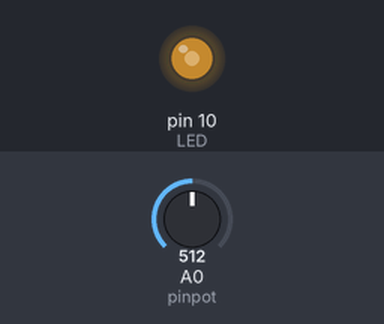
A sketch run on a simulated Arduino Uno, built with avr-gcc and run on an emulated ATmega328P. On the bench: output pins drawn as LEDs (lit = HIGH). The inputs (shaded band) are chosen by the test bench; at power-on: A0 (pinpot) = 512. What the sketch prints to the serial monitor is not drawn.

Above: at 5.8 s.
5.9 s: A0 (pinpot) set to 716
At 11.2 s:
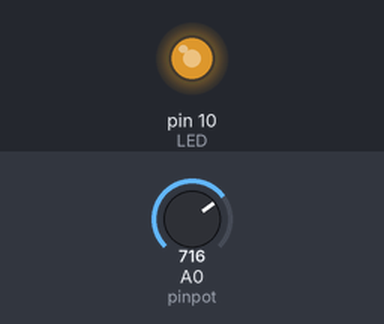
11.9 s: A0 (pinpot) set to 900
At 16.3 s:
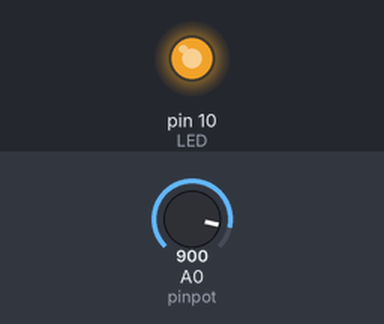
17.9 s: A0 (pinpot) set to 122
At 21.3 s:
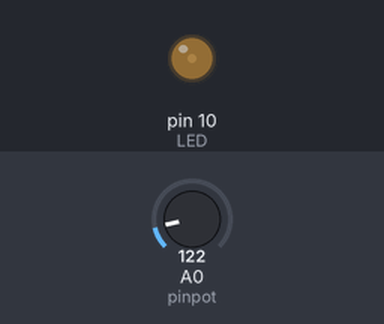
23.9 s: A0 (pinpot) set to 0
At 26.3 s:
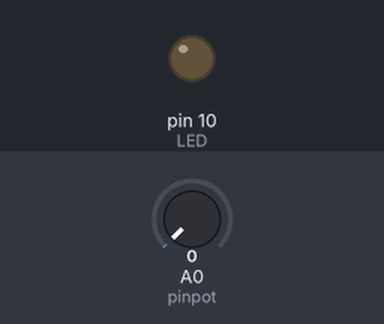
29.9 s: A0 (pinpot) set to 511
At 31.4 s:
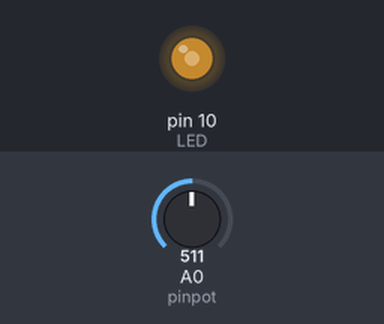
Timing chart, 0 to 32.9 s (numbered marks = the images above; inputs shaded):
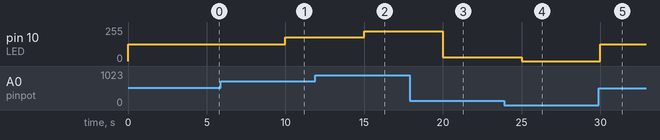

Measured:
- after the input at 5.9 s, pin 10 (LED): 127/255 → 178/255 after 4.1 s
- after the input at 11.9 s, pin 10 (LED): 178/255 → 224/255 after 3.1 s
- after the input at 17.9 s, pin 10 (LED): 224/255 → 30/255 after 2.1 s
- after the input at 23.9 s, pin 10 (LED): 30/255 → 0/255 after 1.1 s
- after the input at 29.9 s, pin 10 (LED): 0/255 → 127/255 after 0.11 s

The sketch:

sketch_apr02c.ino
```cpp
int pinpot=A0;
int LED=10;
int ReadValue;
float WriteValue;
float Voltage;

void setup() {
 Serial.begin(9600);
 pinMode(pinpot,INPUT);
 pinMode(LED,OUTPUT);

}
void loop() {
 ReadValue=analogRead (pinpot);
 WriteValue =(255./1023.)*ReadValue;
 analogWrite(LED,WriteValue);
 Serial.print("tpinvalue");
 Serial.print(ReadValue);
 Serial.print("");
 Serial.print(WriteValue);
 Serial.print(" ");
 Serial.print("voltageValue");
 Serial.print(" " );
 Serial.print(Voltage);

 delay(5000);


}
```
